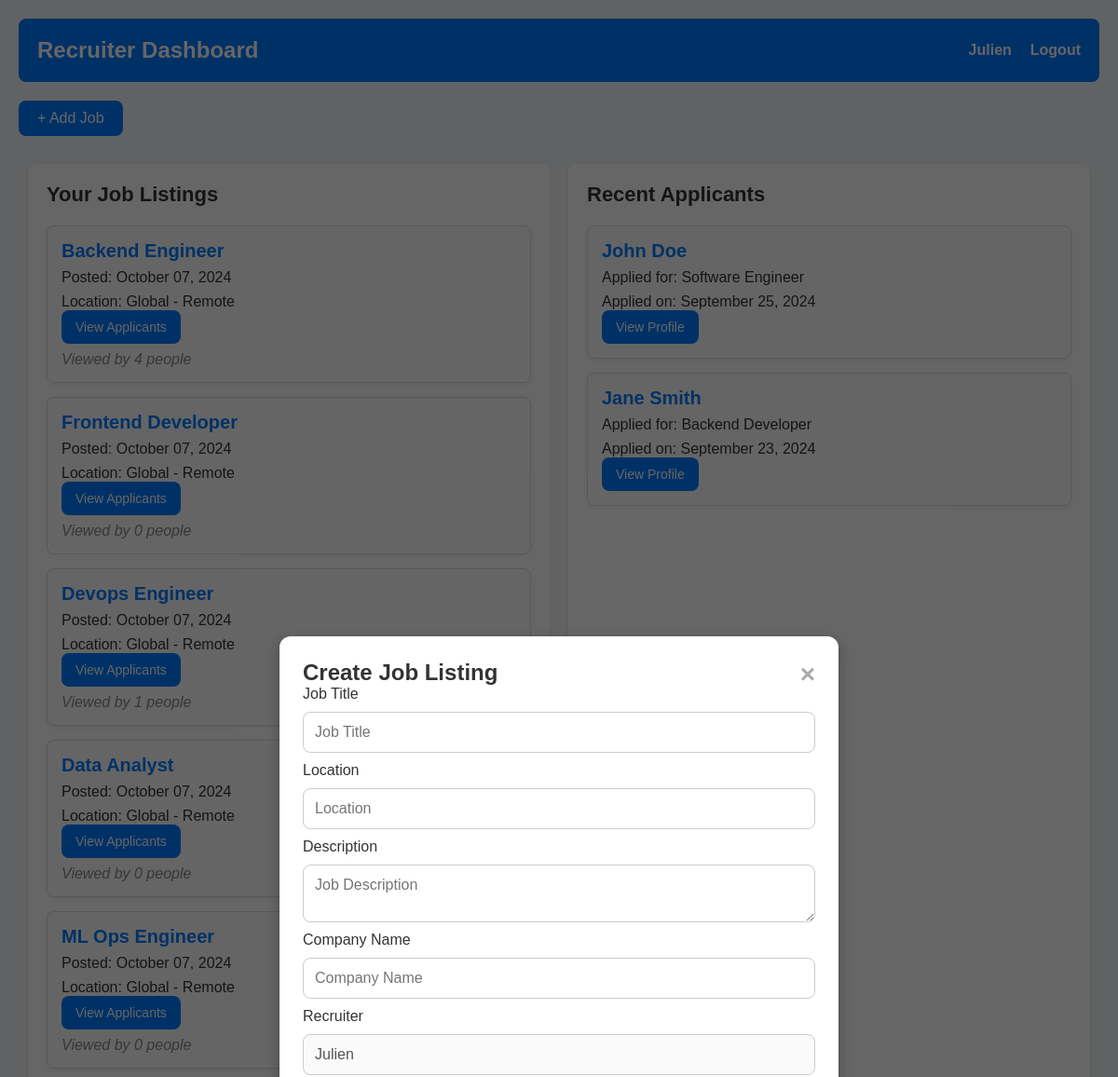
The app's page /recruiter_dashboard/ (signed in, upper part), older data.
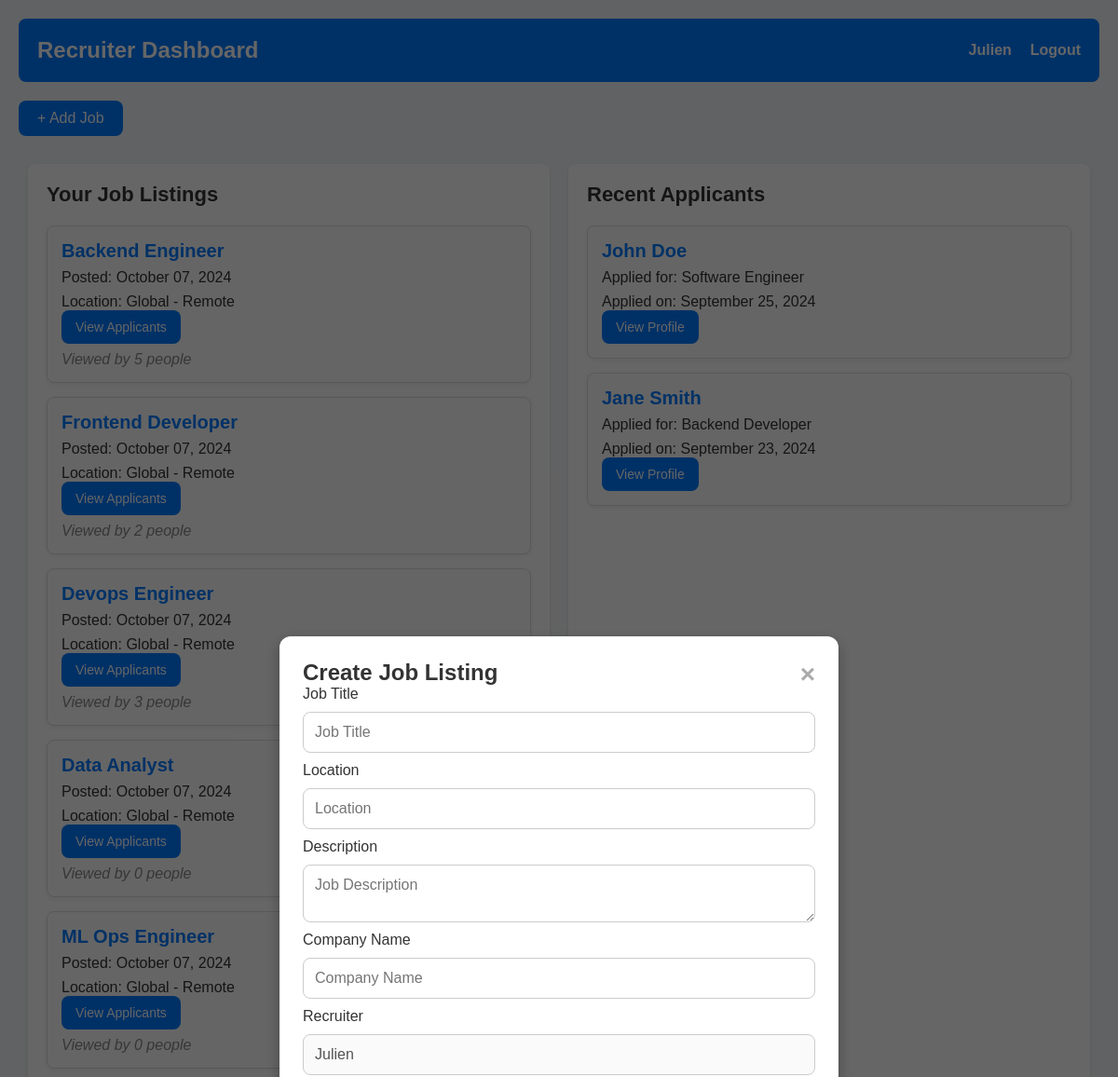
The same page, newer data.
### remote/models.py (models this page shows, shortened)
class Job(models.Model):
    title = models.CharField(max_length=100)
    description = models.TextField()
    location = models.CharField(max_length=30)
    company_name = models.CharField(max_length=100)
    created_at = models.DateTimeField(auto_now_add=True)
    recruiter = models.ForeignKey(Profile, on_delete=models.CASCADE)
    category = models.ForeignKey(Category, on_delete=models.CASCADE, default=1)
    featured = models.BooleanField(default=False)
    views_count = models.IntegerField(default=0)

### remote/views.py (the view)
# urls.py: path('recruiter_dashboard/', views.recruiter_dashboard, name='recruiter_dashboard'),\
def recruiter_dashboard(request):
    category = Category.objects.all()
    applicants = JobApplication.objects.all()
    profile = None
    jobs = []
    profile = Profile.objects.get(user=request.user)
    jobs = Job.objects.filter(recruiter=profile)
    if profile.role == 'recruiter':
        context = {
            'category': category,
            'profile': profile,
            'jobs': jobs,
            'applicants': applicants,
        }
        return render(request, 'recruiters.html', context)

### remote/templates/recruiters.html (shortened to what this page needs)
    {% load static %}
<!DOCTYPE html>
<html lang="en">
<head>
    {% load static %}
    <link rel="stylesheet" href="{% static 'css/recruiters.css' %}">
</head>
<body>
    <div class="dashboard-container">
        <header class="dashboard-header">
            <h1>Recruiter Dashboard</h1>
            <nav>
                <ul>
                    <li><a href="{% url 'get_profile' user.profile.id %}">{{ user.username }}</a></li>
                    <li><a href="/logout/">Logout</a></li>
                </ul>
            </nav>
        </header>
        <div class="add-job-container">
            <button id="add-job-btn" class="add-job-btn">+ Add Job</button>
        </div>
        <div class="dashboard-content">
            <section class="job-section">
                <h2>Your Job Listings</h2>
                <div class="job-list">
                    {% if jobs %}
                        {% for job in jobs %}
                            <div class="job-card">
                                <h3>{{ job.title }}</h3>
                                <p>Posted: {{ job.created_at|date:"F d, Y" }}</p>
                                <p>Location: {{ job.location }}</p>
                                <button class="details-btn" onclick='window.location.href="{% url 'applicants' job.id %}"'>View Applicants</button>
                                <p class="views">Viewed by {{ job.views_count|default:0 }} people</p>
                            </div>
                        {% endfor %}
                    {% else %}
                        <p>No job listings yet. Post your first job!</p>
                    {% endif %}
                </div>
            </section>
            <section class="applicant-section">
                <h2>Recent Applicants</h2>
                <div class="applicant-list">
                    <div class="applicant-card">
                        <h3>John Doe</h3>
                        <p>Applied for: Software Engineer</p>
                        <p>Applied on: September 25, 2024</p>
                        <button class="details-btn">View Profile</button>
                    </div>
                    <div class="applicant-card">
                        <h3>Jane Smith</h3>
                        <p>Applied for: Backend Developer</p>
                        <p>Applied on: September 23, 2024</p>
                        <button class="details-btn">View Profile</button>
                    </div>
                </div>
            </section>
        </div>
        <div id="job-modal" class="modal">
            <div class="modal-content">
                <span class="close">&times;</span>
                <h2>Create Job Listing</h2>
                <form action="{% url 'create_job' %}" method="POST">
                    <div class="input-group">
                        <label for="title">Job Title</label>
                        <input type="text" id="title" name="title" placeholder="Job Title" required>
                    </div>
                    <div class="input-group">
                        <label for="location">Location</label>
                        <input type="text" id="location" name="location" placeholder="Location" required>
                    </div>
                    <div class="input-group">
                        <label for="description">Description</label>
                        <textarea id="description" name="description" placeholder="Job Description" required></textarea>
                    </div>
                    <div class="input-group">
                        <label for="company_name">Company Name</label>
                        <input type="text" id="company_name" name="company_name" placeholder="Company Name" required>
                    </div>
                    <div class="input-group">
                        <label for="recruiter">Recruiter</label>
                        <input type="text" value="{{ profile.user.username }}" disabled />
                    </div>
                </form>
            </div>
        </div>
    </div>
</body>

Row changes from the older to the newer data that the page shows:
changed Job "Backend Engineer": views_count "4" → "5"
changed Job "Frontend Developer": views_count "0" → "2"
changed Job "Devops Engineer": views_count "1" → "3"
